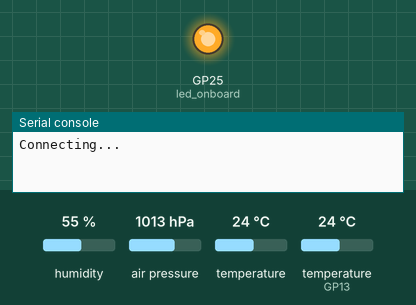
The program below on a simulated Raspberry Pi Pico running MicroPython. Parts: output pins drawn as LEDs (lit = HIGH), the last lines printed to the serial console. The test bench sets the inputs (shaded band); at power-on: humidity 55 %, air pressure 1013 hPa, temperature 24 °C, temperature (sensor on GP13) 24 °C. WiFi joins after 1.5 s; the clock reads 2024-03-15 10:24:30 at power-on unless the program sets it; values from a settings file that is not in the repository are placeholders.

Above: at 0.1 s.
At 2.1 s:
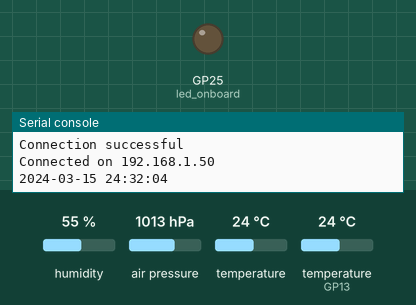
Timing chart, 0 to 3.6 s (numbered marks = the images above):
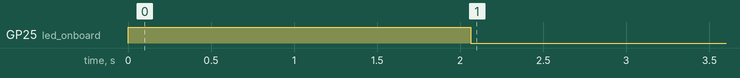

The program:

main_terminal.py
```python
"""
Quick terminal test for DHT22 + BMP280 readings.
Reference:
https://www.upesy.fr/blogs/tutorials/pi-pico-dht22-with-micropython-humidity-temperature-sensor
"""

from machine import Pin, I2C
import time
import ntptime

import dht
from bmp280 import BMP280I2C
from wlan import set_wlan

led_onboard = Pin("LED", Pin.OUT)
led_onboard.value(1)
set_wlan(led_onboard)
ntptime.settime()
dt = time.localtime()
print(
    "{:04d}-{:02d}-{:02d} {:02d}:{:02d}:{:02d}".format(
        dt[0], dt[1], dt[2], dt[4], dt[5], dt[6]
    )
)

sensor = dht.DHT22(Pin(13))
bus = I2C(1, sda=Pin(2), scl=Pin(3), freq=400000)
bmp280 = BMP280I2C(0x77, bus)
led_onboard.value(0)

while True:
    try:
        time.sleep(1)  # DHT22 supports at most one measurement per second.
        readout = bmp280.measurements
        sensor.measure()  # Read sensor values.
        print(f"Temperature: {sensor.temperature():.1f} C")
        print(f"Humidity:    {sensor.humidity():.0f}%")
        print(f"BMP280 temperature: {readout['t']:.1f} C, pressure: {readout['p']:.1f} hPa.")
    except OSError:
        print("Read failed")
```

wlan.py
```python
import network
import socket
import time
from machine import Pin

from config_wifi import ssid, password


def start_wlan():
    wlan = network.WLAN(network.STA_IF)
    wlan.active(True)
    if not wlan.isconnected():
        wlan.connect(ssid, password)
    return wlan


def stop_wlan(wlan=None):
    wlan = wlan or network.WLAN(network.STA_IF)
    try:
        wlan.disconnect()
    except Exception:
        pass
    wlan.active(False)


def wlan_ip(wlan):
    if wlan and wlan.isconnected():
        return wlan.ifconfig()[0]
    return None


def set_wlan(led_onboard):
    #Connect to WLAN

    wlan = start_wlan()
    while wlan.isconnected() == False:
        led_onboard.value(1)
        print('Connecting...')
        time.sleep(1)
    ip = wlan.ifconfig()[0]
    print('Connection successful')
    print(f'Connected on {ip}')
    return wlan, ip
```

config_wifi.py
```python
"""
Wi-Fi configuration.

Recommended workflow:
- Keep real credentials in `wifi_secrets.py` on the Pico (and optionally local, gitignored).
- Keep placeholders here for source control safety.
"""

try:
    from wifi_secrets import ssid, password
except ImportError:
    ssid = "xxxxxxxx"  # Your network name
    password = "xxxxxxxx"  # Your WiFi password
```
